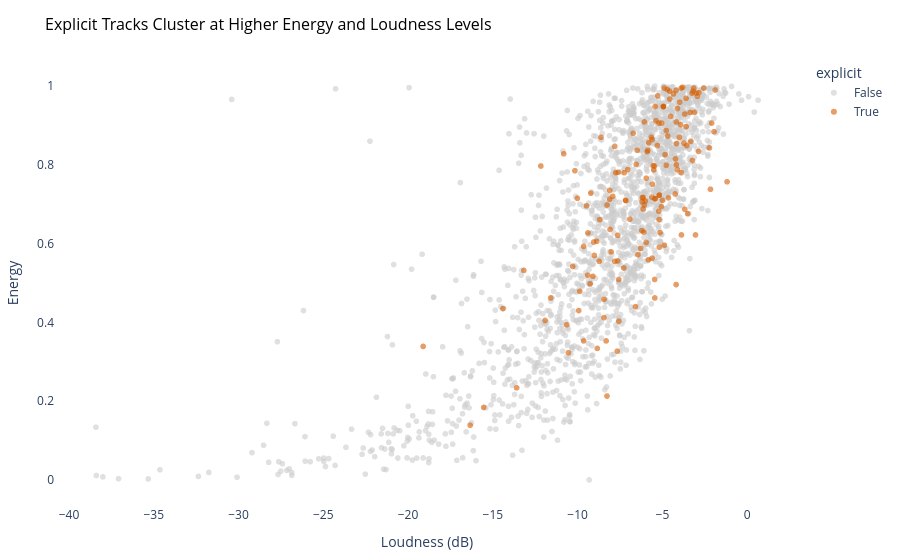

Write notebook code for a chart like this one.
### Code cell
# Insight: Explicit tracks tend to cluster at higher energy and loudness levels
sample_df = df.sample(2000, random_state=42) # Sample to avoid severe overplotting
fig = px.scatter(sample_df, x='loudness', y='energy', color='explicit',
                 color_discrete_map={True: CVD_ORANGE, False: MUTED_GREY},
                 opacity=0.6,
                 title='Explicit Tracks Cluster at Higher Energy and Loudness Levels')

fig = apply_clean_theme(fig)
fig.update_layout(xaxis_title="Loudness (dB)", yaxis_title="Energy")
fig.show()

### Figure 1 — Plotly figure (JSON) as saved in the notebook; plotly's stock layout.template omitted (floating-point values rounded to 4 significant figures; data arrays with more than 128 entries replaced by an {"elided": "..."} marker saying what was removed)
{"data": [{"hovertemplate": "explicit=False<br>loudness=%{x}<br>energy=%{y}<extra></extra>", "legendgroup": "False", "marker": {"color": "#CCCCCC", "opacity": 0.6, "symbol": "circle"}, "mode": "markers", "name": "False", "showlegend": true, "type": "scattergl", "x": {"elided": "1839 float values"}, "xaxis": "x", "y": {"elided": "1839 float values"}, "yaxis": "y"}, {"hovertemplate": "explicit=True<br>loudness=%{x}<br>energy=%{y}<extra></extra>", "legendgroup": "True", "marker": {"color": "#D55E00", "opacity": 0.6, "symbol": "circle"}, "mode": "markers", "name": "True", "showlegend": true, "type": "scattergl", "x": {"elided": "161 float values"}, "xaxis": "x", "y": {"elided": "161 float values"}, "yaxis": "y"}], "layout": {"legend": {"title": {"text": "explicit"}, "tracegroupgap": 0}, "margin": {"b": 40, "l": 40, "r": 40, "t": 60}, "paper_bgcolor": "white", "plot_bgcolor": "white", "title": {"font": {"color": "black", "size": 16}, "pad": {"b": 20}, "text": "Explicit Tracks Cluster at Higher Energy and Loudness Levels"}, "xaxis": {"anchor": "y", "domain": [0, 1], "showgrid": false, "title": {"text": "Loudness (dB)"}, "zeroline": false}, "yaxis": {"anchor": "x", "domain": [0, 1], "showgrid": false, "title": {"text": "Energy"}, "zeroline": false}}}
